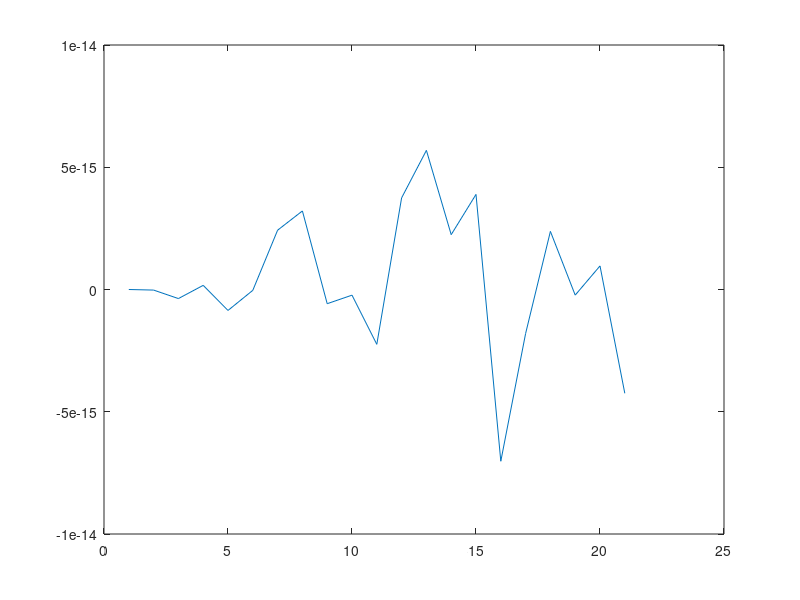
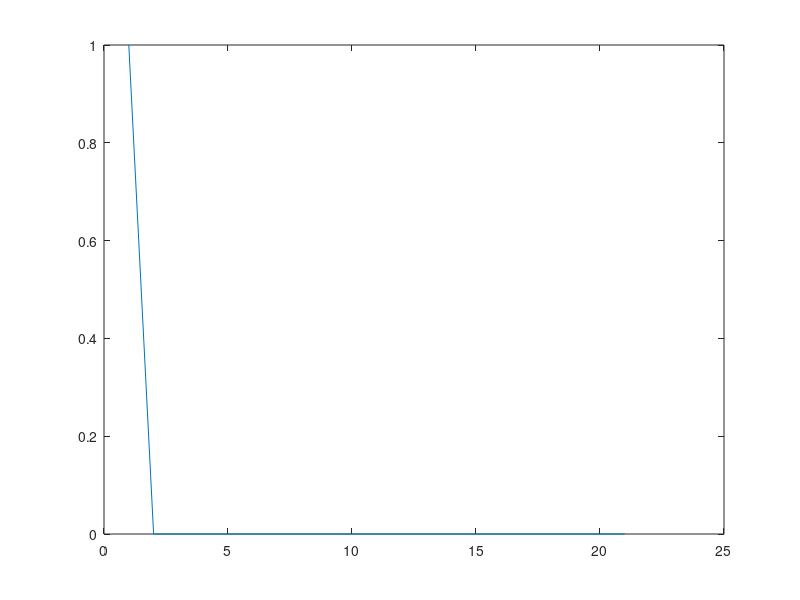
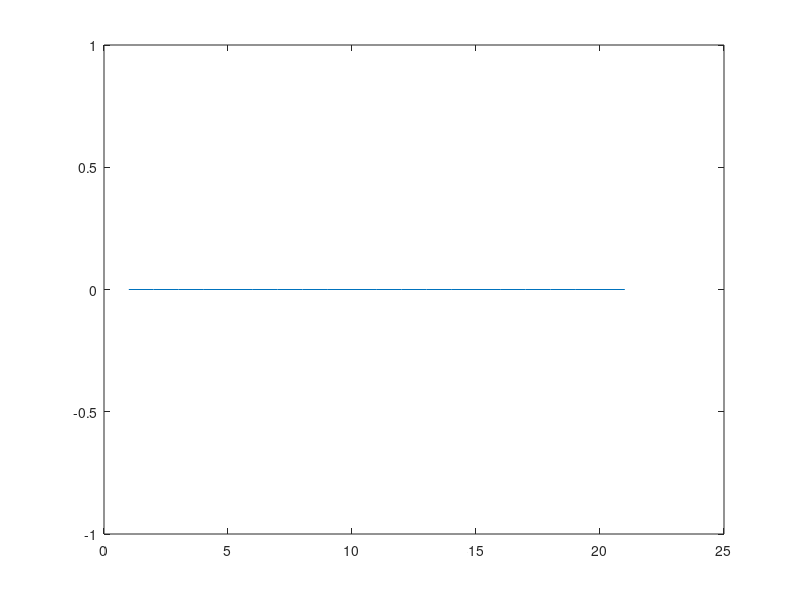
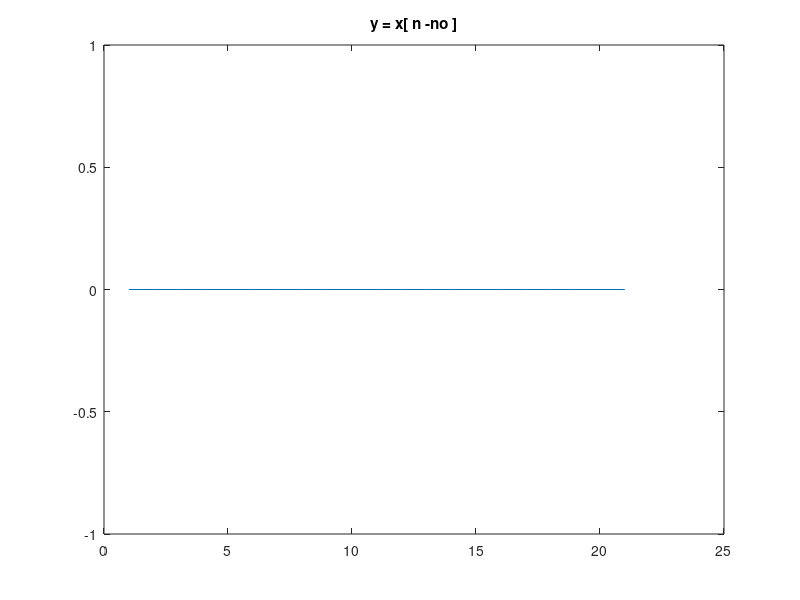

Write the MATLAB code that produced these figures, in order.
% Guia de trabajos practicos Nº 4
% Ejercicio 1
clear all;
close all;

t = 0:0.1:2;

% Impulso
x = rand( size(t) );
x(1) = 1;

% Item 1
A = 1;
f = 10; % en Hz
T = 1;
g = A * sin( 2*pi*f*t*T );

y1 = A*sin( 2*pi*f*t*T).*x;

figure( 1 );
plot( y1 );

% Item 2
y2 = zeros( size( x ) );
for i=1:size(x) 
    for j=i:size(x)
        y2(i) = y2(i) + x(j);
    end
end

figure(2);
plot( y2 );

% Item 3
y3 = zeros( size( x ) );
n = 3;
for i=1+n:size(x)-n
    for j=1:size(x)-2*n
        y3(i) = y3(i) + x(j);
    end
end
figure(3);
plot( y3 );

% Item 4
y4 = zeros( size( x ) );
n = 3;
for i=n:size(x)
    y4(i-n) = x(i);
end

figure(4);
plot( y4 );
title( "y = x[ n -no ]");

% Item 5
y5 = exp( x );

figure( 5 );
plot( y5 );
title( "y = e^x[n]" );

% Item 6
y6 = x + 2;
figure( 6 );
plot( y6 );
title( "y = x[n]+2");

% Item 7
y7 = n+x;
figure( 7 );
plot( y7 );
title( "y7 = n*x[n]");
